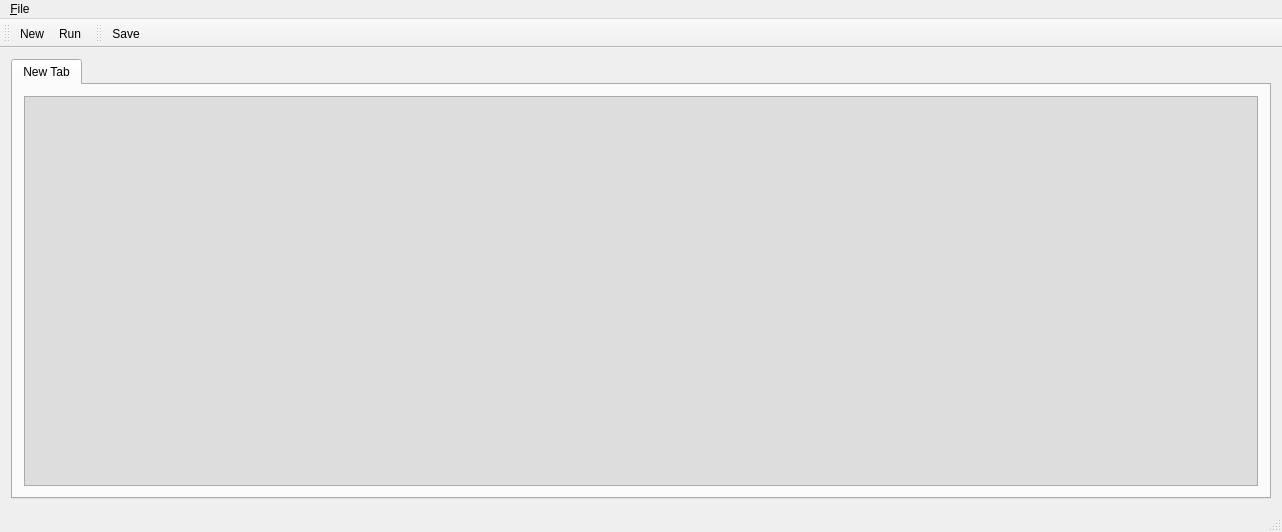
<?xml version="1.0" encoding="UTF-8"?>
<ui version="4.0">
 <class>MainWindow</class>
 <widget class="QMainWindow" name="MainWindow">
  <property name="geometry">
   <rect>
    <x>0</x>
    <y>0</y>
    <width>1282</width>
    <height>532</height>
   </rect>
  </property>
  <property name="windowTitle">
   <string>edilua</string>
  </property>
  <property name="windowIcon">
   <iconset resource="resources.qrc">
    <normaloff>:/edilua/resources/icons/logo.svg</normaloff>:/edilua/resources/icons/logo.svg</iconset>
  </property>
  <widget class="QWidget" name="centralWidget">
   <layout class="QVBoxLayout" name="verticalLayout">
    <item>
     <widget class="QTabWidget" name="tabWidget">
      <property name="currentIndex">
       <number>0</number>
      </property>
      <widget class="QWidget" name="tab">
       <attribute name="title">
        <string>New Tab</string>
       </attribute>
       <layout class="QVBoxLayout" name="verticalLayout_2">
        <item>
         <widget class="QPlainTextEdit" name="plainTextEdit">
          <property name="styleSheet">
           <string notr="true">QPlainTextEdit#plainTextEdit { background-color: #dddddd }</string>
          </property>
         </widget>
        </item>
       </layout>
      </widget>
     </widget>
    </item>
   </layout>
  </widget>
  <widget class="QMenuBar" name="menuBar">
   <property name="geometry">
    <rect>
     <x>0</x>
     <y>0</y>
     <width>1282</width>
     <height>22</height>
    </rect>
   </property>
   <widget class="QMenu" name="menuFile">
    <property name="title">
     <string>&amp;File</string>
    </property>
    <addaction name="action_New"/>
    <addaction name="action_Save"/>
    <addaction name="actionSave_As"/>
    <addaction name="separator"/>
    <addaction name="action_Quit"/>
   </widget>
   <addaction name="menuFile"/>
  </widget>
  <widget class="QToolBar" name="mainToolBar">
   <attribute name="toolBarArea">
    <enum>TopToolBarArea</enum>
   </attribute>
   <attribute name="toolBarBreak">
    <bool>false</bool>
   </attribute>
   <addaction name="action_New"/>
   <addaction name="action_Run"/>
  </widget>
  <widget class="QStatusBar" name="statusBar"/>
  <widget class="QToolBar" name="toolBar">
   <property name="windowTitle">
    <string>toolBar</string>
   </property>
   <attribute name="toolBarArea">
    <enum>TopToolBarArea</enum>
   </attribute>
   <attribute name="toolBarBreak">
    <bool>false</bool>
   </attribute>
   <addaction name="action_Save"/>
  </widget>
  <action name="action_New">
   <property name="icon">
    <iconset resource="resources.qrc">
     <normaloff>:/edilua/resources/icons/application.png</normaloff>:/edilua/resources/icons/application.png</iconset>
   </property>
   <property name="text">
    <string>&amp;New ...</string>
   </property>
   <property name="toolTip">
    <string>New file</string>
   </property>
   <property name="shortcut">
    <string>Ctrl+N</string>
   </property>
  </action>
  <action name="action_Save">
   <property name="icon">
    <iconset resource="resources.qrc">
     <normaloff>:/edilua/resources/icons/application-cloud.png</normaloff>:/edilua/resources/icons/application-cloud.png</iconset>
   </property>
   <property name="text">
    <string>&amp;Save ...</string>
   </property>
  </action>
  <action name="actionSave_As">
   <property name="text">
    <string>Save &amp;As ...</string>
   </property>
  </action>
  <action name="action_Quit">
   <property name="text">
    <string>&amp;Quit</string>
   </property>
   <property name="shortcut">
    <string>Ctrl+Q</string>
   </property>
  </action>
  <action name="action_Run">
   <property name="icon">
    <iconset resource="resources.qrc">
     <normaloff>:/edilua/resources/icons/application-document.png</normaloff>:/edilua/resources/icons/application-document.png</iconset>
   </property>
   <property name="text">
    <string>&amp;Run ...</string>
   </property>
   <property name="shortcut">
    <string>Ctrl+R</string>
   </property>
  </action>
 </widget>
 <layoutdefault spacing="6" margin="11"/>
 <resources>
  <include location="resources.qrc"/>
 </resources>
 <connections/>
</ui>
